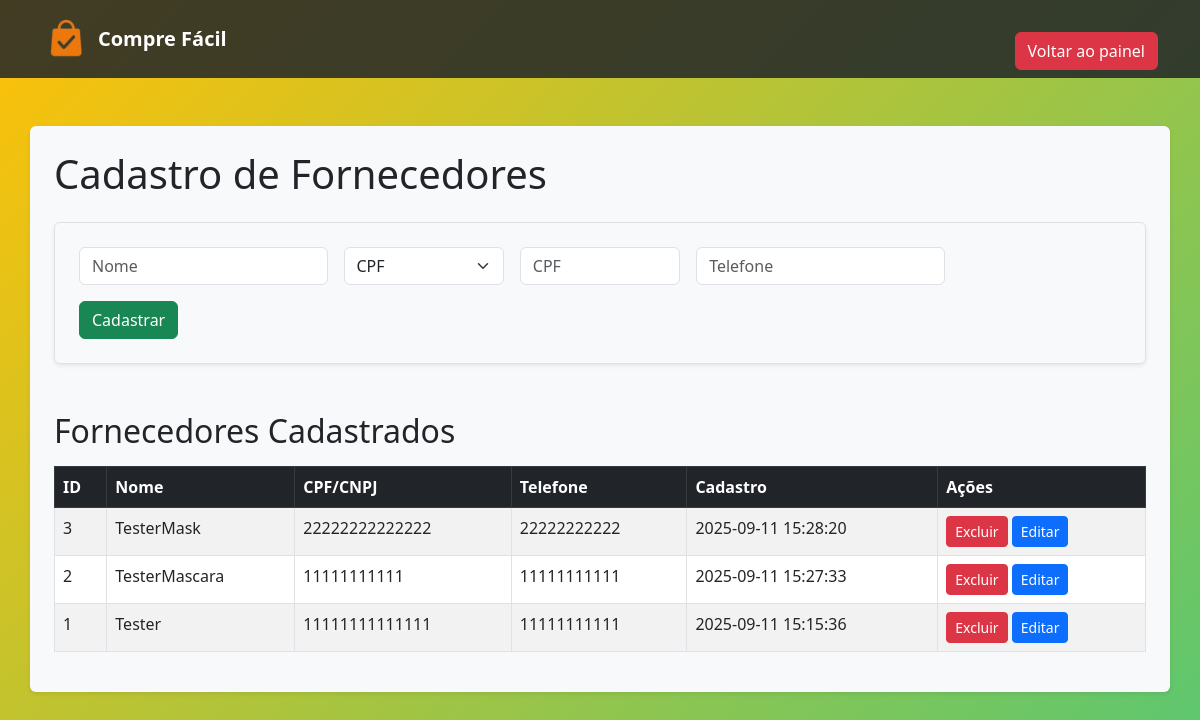
The page /fornecedor/fornecedor.php on the database as committed earlier.
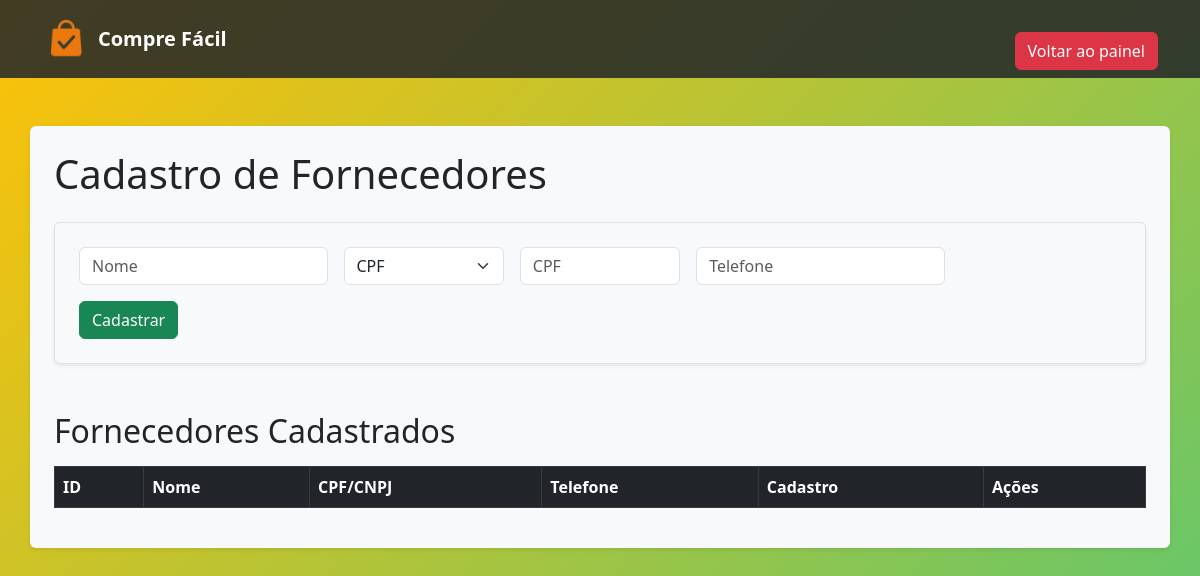
The same page on the database as committed later.
### tables this page shows
CREATE TABLE `fornecedor` (
  `id` int(11) NOT NULL AUTO_INCREMENT,
  `nome` varchar(100) NOT NULL,
  `cnpj` varchar(20) DEFAULT NULL,
  `cpf` varchar(20) DEFAULT NULL,
  `telefone` varchar(20) DEFAULT NULL,
  `created_at` datetime DEFAULT current_timestamp(),
  PRIMARY KEY (`id`),
  UNIQUE KEY `cpf` (`cpf`),
  UNIQUE KEY `cnpj` (`cnpj`)
);

### fornecedor/fornecedor.php (the view, shortened to what this page needs)
<?php
require_once '../config/conexao.php';
$stmt = $pdo->query("SELECT * FROM fornecedor ORDER BY created_at DESC");
$fornecedores = $stmt->fetchAll(PDO::FETCH_ASSOC);
?>
<!DOCTYPE html>
<html lang="pt-BR">
<head>
    <link rel="stylesheet" href="../assets/style/animated-gradient.css">
    <link href="https://cdn.jsdelivr.net/npm/bootstrap@5.3.0/dist/css/bootstrap.min.css" rel="stylesheet">
</head>
<body>
    <nav class="navbar" style="background: rgba(33, 37, 41, 0.85); mb-4;">
        <div class="container">
            <a class="navbar-brand d-flex align-items-center" href="../public/painel.php">
                <img src="../img/CompreFacil.png" alt="Logo do Sistema Compre Fácil" width="48" height="40" class="me-2" style="object-fit:contain;">
                <span class="fw-bold text-white">Compre Fácil</span>
            </a>
            <a href="../public/painel.php" class="btn btn-danger mt-4">Voltar ao painel</a>
        </div>
    </nav>
    <div class="container bg-light p-4 rounded shadow-sm mb-5 mt-5">
        <h1 class="mb-4">Cadastro de Fornecedores</h1>
        <form method="post" class="border p-4 rounded shadow-sm bg-light mb-5">
            <div class="row g-3 align-items-end">
                <div class="col-md-3">
                    <input type="text" name="nome" class="form-control" placeholder="Nome" required>
                </div>
                <div class="col-md-2">
                    <select class="form-select" id="tipoDocumento" name="tipoDocumento">
                        <option value="CPF" selected>CPF</option>
                    </select>
                </div>
                <div class="col-md-2" id="campoCPF">
                    <input type="text" class="form-control cpf" name="cpf" placeholder="CPF" pattern="\d{3}\.\d{3}\.\d{3}-\d{2}">
                </div>
                <div class="col-md-3">
                    <input type="text" name="telefone" class="form-control telefone" placeholder="Telefone" pattern="\(\d{2}\)\s\d{4,5}-\d{4}" title="Digite apenas números (10 ou 11 dígitos)" required>
                </div>
                <div class="col-md-12 mt-3">
                    <button type="submit" class="btn btn-success">Cadastrar</button>
                </div>
            </div>
        </form>
        <h2 class="mb-3">Fornecedores Cadastrados</h2>
        <div class="table-responsive">
            <table class="table table-bordered table-striped">
                <thead class="table-dark">
                    <tr>
                        <th>ID</th>
                        <th>Nome</th>
                        <th>CPF/CNPJ</th>
                        <th>Telefone</th>
                        <th>Cadastro</th>
                        <th>Ações</th>
                    </tr>
                </thead>
                <tbody>
                    <?php foreach ($fornecedores as $f): ?>
                        <tr>
                            <td><?= htmlspecialchars($f['id']) ?></td>
                            <td><?= htmlspecialchars($f['nome']) ?></td>
                            <td><?= htmlspecialchars($f['cpf'] ?: $f['cnpj']) ?></td>
                            <td><?= htmlspecialchars($f['telefone']) ?></td>
                            <td><?= htmlspecialchars($f['created_at']) ?></td>
                            <td>
                                <form method="post" style="display:inline;" onsubmit="return confirm('Tem certeza que deseja excluir este fornecedor?');">
                                    <button type="submit" class="btn btn-sm btn-danger">Excluir</button>
                                </form>
                                <button type="button" class="btn btn-sm btn-primary"
                                    data-bs-toggle="modal"
                                    data-bs-target="#editarFornecedor<?= $f['id'] ?>">
                                    Editar
                                </button>
                            </td>
                        </tr>
                    <?php endforeach; ?>
                </tbody>
            </table>
        </div>
    </div>
</body>
</html>

Rows that differ between the two databases and show on the page:
removed fornecedor: id "3", nome "TesterMask", cnpj "22222222222222", telefone "22222222222", created_at "2025-09-11 15:28:20"
removed fornecedor: id "2", nome "TesterMascara", cpf "11111111111", telefone "11111111111", created_at "2025-09-11 15:27:33"
removed fornecedor: id "1", nome "Tester", cnpj "11111111111111", telefone "11111111111", created_at "2025-09-11 15:15:36"
